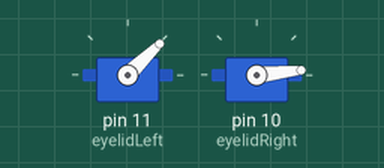
Bench run of a sketch on a simulated Arduino Mega 2560, built with avr-gcc and run on an emulated ATmega2560. On the bench: 2 × servo. The audio player accepts every command and is not drawn.

Above: at 0.65 s.
At 19.7 s:
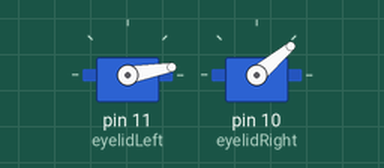
Timing chart, 0 to 30.6 s (numbered marks = the images above):
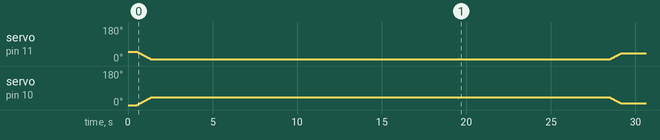

The sketch:

WRO_player_0.8.ino
```cpp
#include <DFRobotDFPlayerMini.h>

DFRobotDFPlayerMini myDFPlayer;

#include <Servo.h>

#define CLOSE_LEFT_EYE 50
#define CLOSE_RIGHT_EYE 0
#define DELTA_EYE 50

Servo eyelidLeft;
Servo eyelidRight;

uint32_t myTimer1 = millis();
uint32_t myTimer2 = millis();
uint32_t myTimer3 = millis();
uint32_t myTimer4 = millis();

int currentPosition = 0;
int desiredPosition = 0;

int condition = 1, conditionOld = 0;

void eye()
{
  if (currentPosition > desiredPosition)
    currentPosition -= 1;
  else if (currentPosition < desiredPosition)
    currentPosition += 1;

  eyelidLeft.write(CLOSE_LEFT_EYE - currentPosition);
  eyelidRight.write(CLOSE_RIGHT_EYE + currentPosition);
}

void setup()
{
  Serial.begin(9600);         //инициализируем UART USB
  Serial1.begin(9600);        //инициализируем UART связи со светом
  Serial3.begin(9600);        //инициализируем UART связи с плеером
  myDFPlayer.begin(Serial3);  //инициализируем плеер

  eyelidLeft.attach(11);      //инициализируем сервопривод левых век
  eyelidRight.attach(10);     //инициализируем сервопривод правых век

  myTimer3 = millis();        //Обнуляем таймер
}

void loop()
{
  if (millis() - myTimer2 > 20)   //плавное движение серв
  {
    myTimer2 = millis();
    eye();
  }

  switch (condition)
  {
    case 1:
      desiredPosition = 40;
      Serial1.write(condition);
      myDFPlayer.play(6);         //Аудизапись приветствие
      condition++;
      break;
    case 2:
      if (millis() - myTimer3 > 10000)
        condition++;
      break;
    case 3:
      Serial1.write(condition);
      myDFPlayer.play(8);    //Аудизапись эмоций

      condition++;
      break;
    case 4:
      if (millis() - myTimer3 > 13000)
        condition++;
      break;
    case 5:
      Serial1.write(condition);
      myDFPlayer.play(9);         //Аудизапись улыбка

      condition++;
      break;
    case 6:
      if (millis() - myTimer3 > 16000)
        condition++;
      break;
    case 7:
      Serial1.write(condition);
      myDFPlayer.play(10);         //Аудизапись грусть
      condition++;
      break;
    case 8:
      if (millis() - myTimer3 > 19000)
        condition++;
      break;
    case 9:
      desiredPosition = 20;
      Serial1.write(condition);
      myDFPlayer.play(11);         //Аудизапись злость
      condition++;
      break;
    case 10:
      if (millis() - myTimer3 > 22000)
        condition++;
    case 11:
      desiredPosition = 50;
      Serial1.write(condition);
      myDFPlayer.play(12);         //Аудизапись удивление
      condition++;
      break;
    case 12:
      if (millis() - myTimer3 > 215000)
        condition++;
    case 13:
      desiredPosition = 40;
      Serial1.write(condition);
      myDFPlayer.play(13);         //Аудизапись финал
      condition++;
    case 14:
      if (millis() - myTimer3 > 28000) {
        myDFPlayer.pause();
        desiredPosition = 10;
        condition++;
      }
      break;
  }
}

/*
   myDFPlayer.next();  //Play next mp3
   myDFPlayer.previous();  //Play previous mp3
   myDFPlayer.play(1);  //Play the first mp3
   myDFPlayer.loop(1);  //Loop the first mp3
   myDFPlayer.pause();  //pause the mp3
   myDFPlayer.start();  //start the mp3 from the pause
   myDFPlayer.playFolder(15, 4);  //play specific mp3 in SD:/15/004.mp3; Folder Name(1~99); File Name(1~255)
   myDFPlayer.enableLoopAll(); //loop all mp3 files.
   myDFPlayer.disableLoopAll(); //stop loop all mp3 files.
   myDFPlayer.playMp3Folder(4); //play specific mp3 in SD:/MP3/0004.mp3; File Name(0~65535)
   myDFPlayer.advertise(3); //advertise specific mp3 in SD:/ADVERT/0003.mp3; File Name(0~65535)
   myDFPlayer.stopAdvertise(); //stop advertise
   myDFPlayer.playLargeFolder(2, 999); //play specific mp3 in SD:/02/004.mp3; Folder Name(1~10); File Name(1~1000)
   myDFPlayer.loopFolder(5); //loop all mp3 files in folder SD:/05.
   myDFPlayer.randomAll(); //Random play all the mp3.
   myDFPlayer.enableLoop(); //enable loop.
   myDFPlayer.disableLoop(); //disable loop.
*/
```
